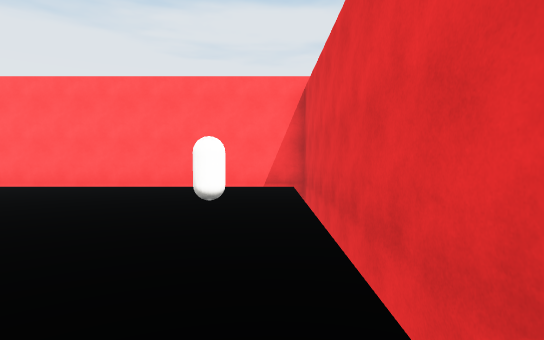
[1] (above)

20 first-person views from a walk through a scene from a Unity 3-D project. The camera is 1.3 m above the floor, tilts 2° down and sees 80° across. The floor is counted in squares, 2 m on a side. Each view is taken from the middle of a square. On the plan, view 1 faces up. The plan holds only what a view shows up to about 10 squares ahead; the rest is blank. The place goes on beyond the plan. The player is left out. Surface patterns are stand-ins for the level's own textures.

[2]
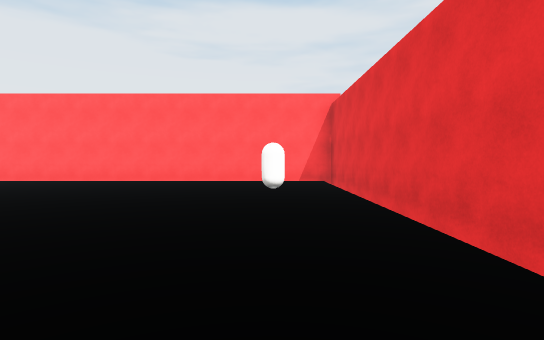

[3]
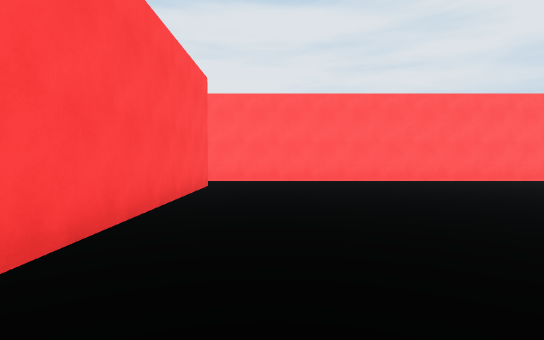

[4]
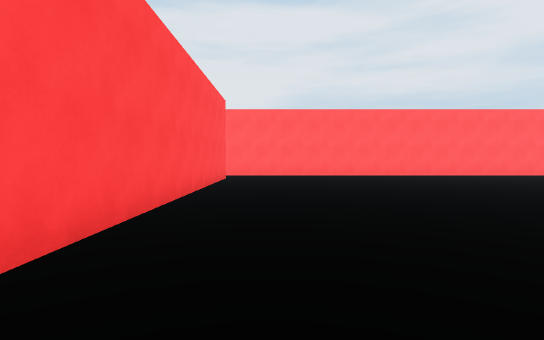

[5]
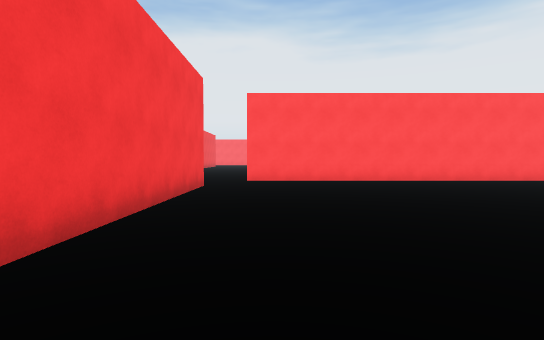

[6]
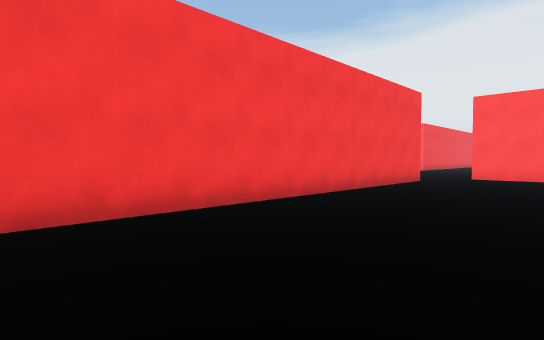

[7]
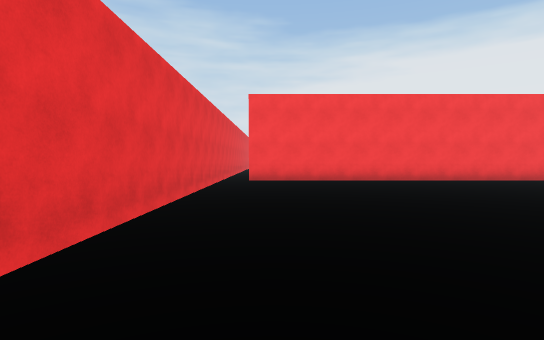

[8]
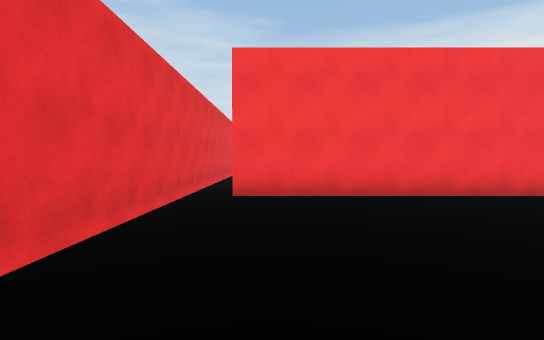

[9]
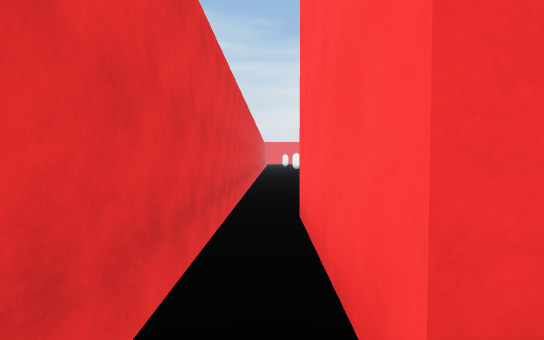

[10]
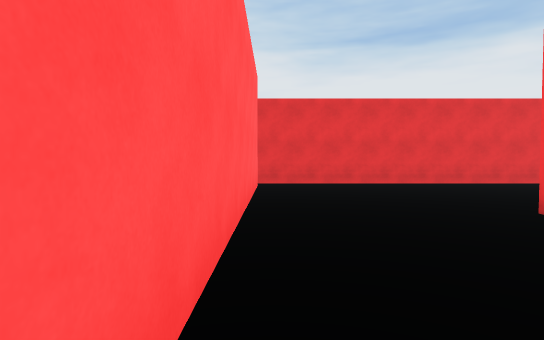

[11]
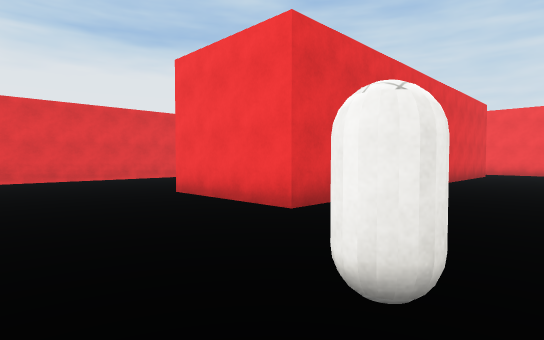

[12]
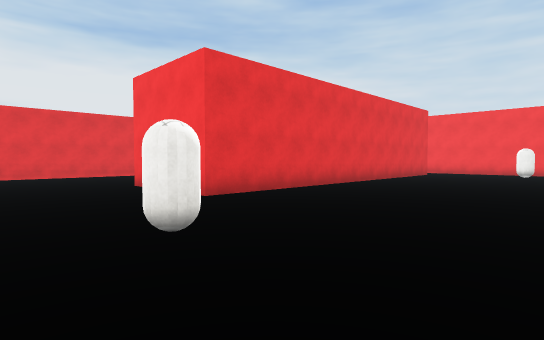

[13]
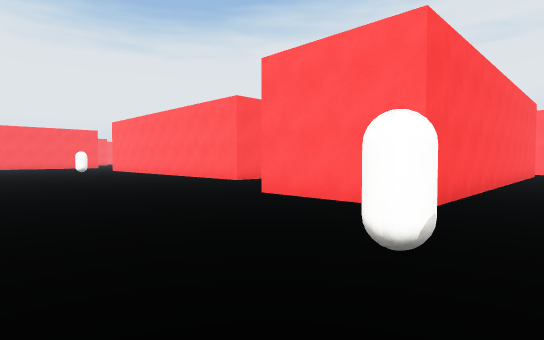

[14]
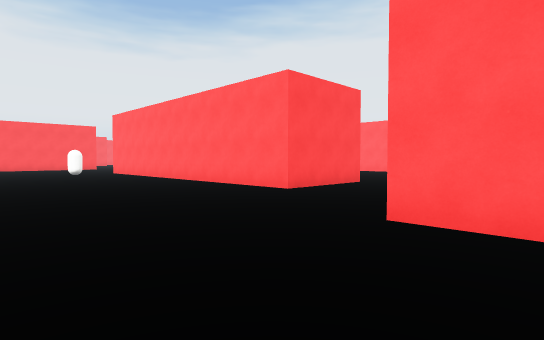

[15]
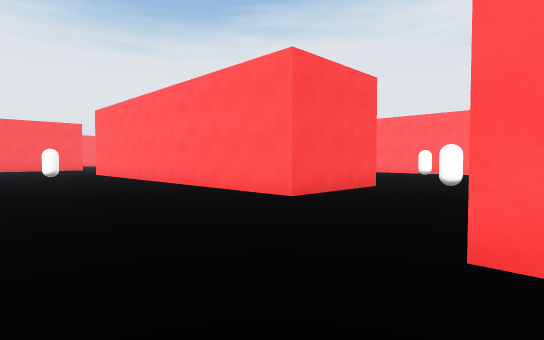

[16]
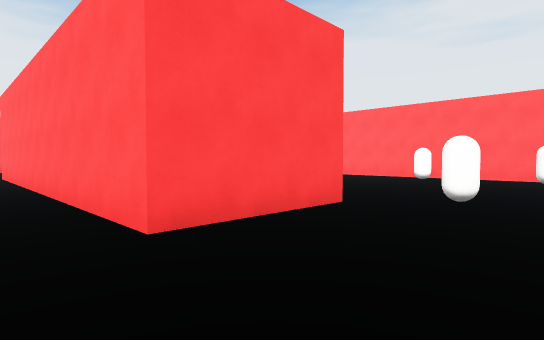

[17]
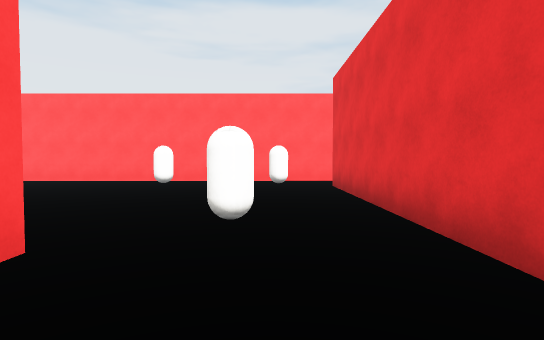

[18]
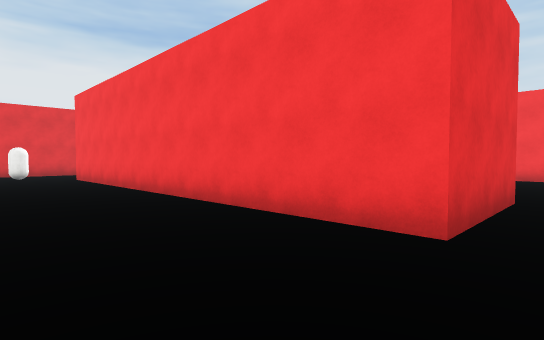

[19]
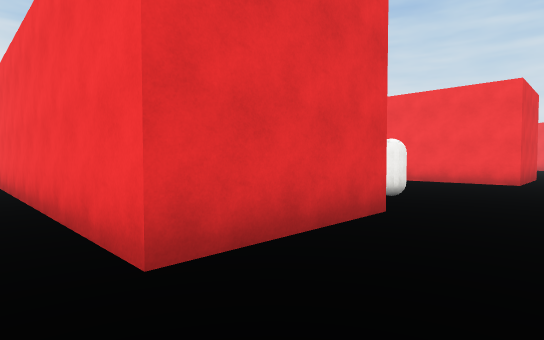

[20]
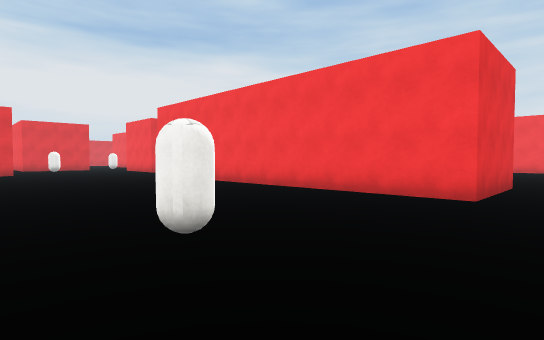

### Floor plan
Points are (right, up) in squares from view 1. A wall is a line through its corners. A room is listed if a view was taken in it or the views show most of it. See-through windows are left out.
Room 1 (views 1, 2, 3, 4, 5, 6, 7, 8, 9)
walls: (-12.5, 5.8) (-12.5, -4.8); (-10.9, -5.6) (-0.3, -5.6) (-0.3, -8.7); (0.7, -8.5) (0.7, 7.6) (-11.5, 7.6)
ways out: opening at (-11.5, -5) to room 2; opening at (-11.5, 6.5) to room 2; opening at (0, -8) to room 2
objects: capsule (-1, 5)
Room 2 (views 10, 11, 12, 13, 14, 15, 16, 17, 18, 19, 20)
walls: (-29.7, -11.8) (-29.7, -8.6) (-22.9, -8.6); (-29.2, -2.9) (-29.2, 0.2) (-18.7, 0.2) (-18.7, -2.8) (-28.9, -2.8); (-13.4, -4.7) (-15.6, -4.7); (-15.5, -0.4) (-15.5, 5.8); (-15.1, 7.6) (-24.4, 7.6); (-11.5, 7.6) (-13, 7.6); (-7.2, -20.4) (-7.2, -12.2) (-4.1, -12.2); (-0.3, -8.7) (-7.6, -8.7); (0.7, -16.2) (0.7, -8.5)
ways out: opening at (-11.5, -5) to room 1; opening at (-11.5, 6.5) to room 1; opening at (0, -8) to room 1
objects: capsule (-28, -4); capsule (-20, 7); capsule (-17, 1); capsule (-17, 7); capsule (-12, -7)

Where each view was taken, in squares from view 1:
view 1: 0 up, 0 right, facing up
view 2: 2 down, 1 left, facing up
view 3: 2 down, 11 left, facing up
view 4: 5 down, 11 left, facing up
view 5: 4 down, 3 left, facing left
view 6: 2 down, 1 left, facing down-left
view 7: 4 up, 1 left, facing down
view 8: 0 up, 1 left, facing down
view 9: 5 down, 0 right, facing down
view 10: 9 down, 8 left, facing right
view 11: 9 down, 10 left, facing down-right
view 12: 9 down, 12 left, facing down-right
view 13: 9 down, 11 left, facing up-left
view 14: 8 down, 14 left, facing up-left
view 15: 7 down, 15 left, facing up-left
view 16: 4 down, 16 left, facing up-left
view 17: 2 down, 17 left, facing up
view 18: 3 up, 30 left, facing down-right
view 19: 1 up, 31 left, facing down-right
view 20: 3 down, 31 left, facing down-right
